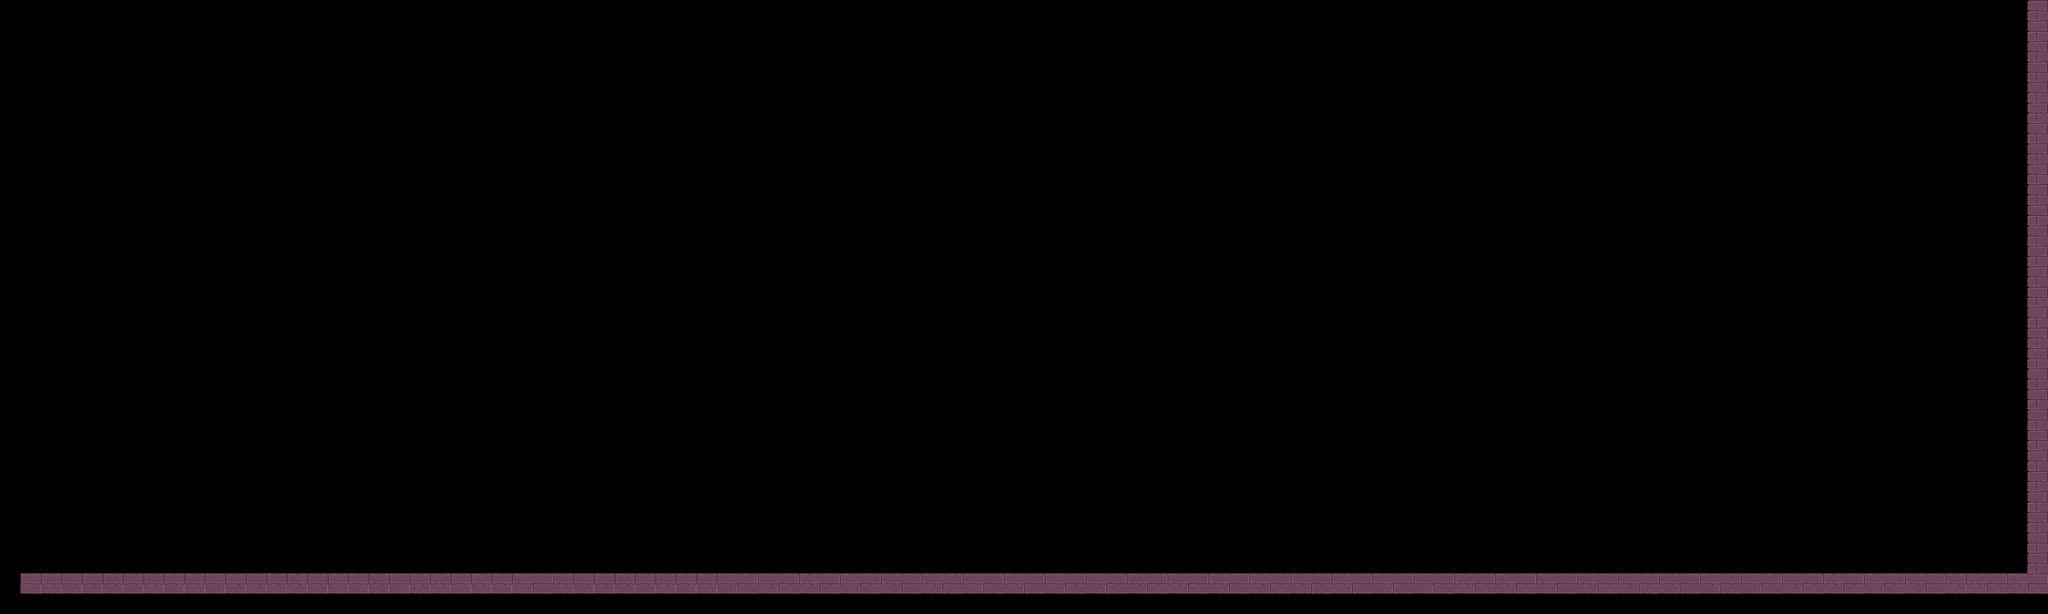

Below is a game level as drawn by its tile map, then a one-line description and the .tmx that defines it (tile-layer data replaced by summaries):
An orthogonal 100x30 tile map with 32x32 px tiles, 1 tile layer (platformer_tiles), 10 tilesets and 6 objects (ScrollingBackground, PlatformerObject, BasicGameObject, TilemapLayerObject, Image, ...).

<map version="1.0" tiledversion="2017.07.25" orientation="orthogonal" renderorder="right-down" width="100" height="30" tilewidth="32" tileheight="32" nextobjectid="43">
 <properties>
  <property name="atlas" value="image/game.atlas" />
 </properties>
 <tileset firstgid="1" name="back_up" tilewidth="84" tileheight="38" tilecount="1" columns="0">
  <grid orientation="orthogonal" width="1" height="1" />
  <tile id="0">
   <image width="84" height="38" source="../../input_assets/game/back_up.png" />
  </tile>
 </tileset>
 <tileset firstgid="2" name="bomb" tilewidth="58" tileheight="24" tilecount="1" columns="0">
  <grid orientation="orthogonal" width="1" height="1" />
  <tile id="0">
   <image width="58" height="24" source="../../input_assets/game/bomb.png" />
  </tile>
 </tileset>
 <tileset firstgid="3" name="buy_up" tilewidth="84" tileheight="38" tilecount="1" columns="0">
  <grid orientation="orthogonal" width="1" height="1" />
  <tile id="0">
   <image width="84" height="38" source="../../input_assets/game/buy_up.png" />
  </tile>
 </tileset>
 <tileset firstgid="4" name="exit_up" tilewidth="84" tileheight="38" tilecount="1" columns="0">
  <grid orientation="orthogonal" width="1" height="1" />
  <tile id="0">
   <image width="84" height="38" source="../../input_assets/game/exit_up.png" />
  </tile>
 </tileset>
 <tileset firstgid="5" name="play_up" tilewidth="84" tileheight="38" tilecount="1" columns="0">
  <grid orientation="orthogonal" width="1" height="1" />
  <tile id="0">
   <image width="84" height="38" source="../../input_assets/game/play_up.png" />
  </tile>
 </tileset>
 <tileset firstgid="6" name="shoes" tilewidth="65" tileheight="25" tilecount="1" columns="0">
  <grid orientation="orthogonal" width="1" height="1" />
  <tile id="0">
   <image width="65" height="25" source="../../input_assets/game/shoes.png" />
  </tile>
 </tileset>
 <tileset firstgid="7" name="upgrades" tilewidth="159" tileheight="34" tilecount="1" columns="0">
  <grid orientation="orthogonal" width="1" height="1" />
  <tile id="0">
   <image width="159" height="34" source="../../input_assets/game/upgrades.png" />
  </tile>
 </tileset>
 <tileset firstgid="8" name="SunsetTempleBackground" tilewidth="640" tileheight="360" tilecount="1" columns="0">
  <grid orientation="orthogonal" width="1" height="1" />
  <tile id="0">
   <image width="640" height="360" source="../../input_assets/game/SunsetTempleBackground.png" />
  </tile>
 </tileset>
 <tileset firstgid="9" name="player_walking_0" tilewidth="32" tileheight="32" tilecount="1" columns="0">
  <grid orientation="orthogonal" width="1" height="1" />
  <tile id="0">
   <image width="32" height="32" source="../../input_assets/game/player_walking_0.png" />
  </tile>
 </tileset>
 <tileset firstgid="10" name="TempleTIles" tilewidth="32" tileheight="32" tilecount="221" columns="17">
  <image source="../../input_assets/game/TempleTIles.png" width="544" height="416" />
  <tile id="76">
   <objectgroup draworder="index">
    <properties>
     <property name="solid" type="bool" value="true" />
    </properties>
   </objectgroup>
  </tile>
  <tile id="77">
   <objectgroup draworder="index">
    <properties>
     <property name="solid" type="bool" value="true" />
    </properties>
   </objectgroup>
  </tile>
  <tile id="78">
   <objectgroup draworder="index">
    <properties>
     <property name="solid" type="bool" value="true" />
    </properties>
   </objectgroup>
  </tile>
  <tile id="79">
   <objectgroup draworder="index">
    <properties>
     <property name="solid" type="bool" value="true" />
    </properties>
   </objectgroup>
  </tile>
  <tile id="80">
   <objectgroup draworder="index">
    <properties>
     <property name="solid" type="bool" value="true" />
    </properties>
   </objectgroup>
  </tile>
  <tile id="81">
   <objectgroup draworder="index">
    <properties>
     <property name="solid" type="bool" value="true" />
    </properties>
   </objectgroup>
  </tile>
  <tile id="82">
   <objectgroup draworder="index">
    <properties>
     <property name="solid" type="bool" value="true" />
    </properties>
   </objectgroup>
  </tile>
  <tile id="83">
   <objectgroup draworder="index">
    <properties>
     <property name="solid" type="bool" value="true" />
    </properties>
   </objectgroup>
  </tile>
  <tile id="102">
   <objectgroup draworder="index">
    <properties>
     <property name="solid" type="bool" value="true" />
     <property name="type" type="int" value="1" />
    </properties>
   </objectgroup>
  </tile>
  <tile id="103">
   <objectgroup draworder="index">
    <properties>
     <property name="solid" type="bool" value="true" />
    </properties>
   </objectgroup>
  </tile>
  <tile id="104">
   <objectgroup draworder="index">
    <properties>
     <property name="solid" type="bool" value="true" />
    </properties>
   </objectgroup>
  </tile>
  <tile id="105">
   <objectgroup draworder="index">
    <properties>
     <property name="solid" type="bool" value="true" />
    </properties>
   </objectgroup>
  </tile>
  <tile id="106">
   <objectgroup draworder="index">
    <properties>
     <property name="solid" type="bool" value="true" />
    </properties>
   </objectgroup>
  </tile>
  <tile id="107">
   <objectgroup draworder="index">
    <properties>
     <property name="solid" type="bool" value="true" />
    </properties>
   </objectgroup>
  </tile>
  <tile id="110">
   <objectgroup draworder="index">
    <properties>
     <property name="solid" type="bool" value="true" />
    </properties>
   </objectgroup>
  </tile>
  <tile id="111">
   <objectgroup draworder="index">
    <properties>
     <property name="solid" type="bool" value="true" />
    </properties>
   </objectgroup>
  </tile>
  <tile id="112">
   <objectgroup draworder="index">
    <properties>
     <property name="solid" type="bool" value="true" />
    </properties>
   </objectgroup>
  </tile>
  <tile id="113">
   <objectgroup draworder="index">
    <properties>
     <property name="solid" type="bool" value="true" />
    </properties>
   </objectgroup>
  </tile>
  <tile id="114">
   <objectgroup draworder="index">
    <properties>
     <property name="solid" type="bool" value="true" />
    </properties>
   </objectgroup>
  </tile>
  <tile id="115">
   <objectgroup draworder="index">
    <properties>
     <property name="solid" type="bool" value="true" />
    </properties>
   </objectgroup>
  </tile>
  <tile id="120">
   <objectgroup draworder="index">
    <properties>
     <property name="solid" type="bool" value="true" />
    </properties>
   </objectgroup>
  </tile>
  <tile id="121">
   <objectgroup draworder="index">
    <properties>
     <property name="solid" type="bool" value="true" />
    </properties>
   </objectgroup>
  </tile>
  <tile id="122">
   <objectgroup draworder="index">
    <properties>
     <property name="solid" type="bool" value="true" />
    </properties>
   </objectgroup>
  </tile>
  <tile id="123">
   <objectgroup draworder="index">
    <properties>
     <property name="solid" type="bool" value="true" />
    </properties>
   </objectgroup>
  </tile>
  <tile id="124">
   <objectgroup draworder="index">
    <properties>
     <property name="solid" type="bool" value="true" />
    </properties>
   </objectgroup>
  </tile>
  <tile id="127">
   <objectgroup draworder="index">
    <properties>
     <property name="solid" type="bool" value="true" />
    </properties>
   </objectgroup>
  </tile>
  <tile id="128">
   <objectgroup draworder="index">
    <properties>
     <property name="solid" type="bool" value="true" />
    </properties>
   </objectgroup>
  </tile>
  <tile id="129">
   <objectgroup draworder="index">
    <properties>
     <property name="solid" type="bool" value="true" />
    </properties>
   </objectgroup>
  </tile>
  <tile id="130">
   <objectgroup draworder="index">
    <properties>
     <property name="solid" type="bool" value="true" />
    </properties>
   </objectgroup>
  </tile>
  <tile id="131">
   <objectgroup draworder="index">
    <properties>
     <property name="solid" type="bool" value="true" />
    </properties>
   </objectgroup>
  </tile>
  <tile id="132">
   <objectgroup draworder="index">
    <properties>
     <property name="solid" type="bool" value="true" />
    </properties>
   </objectgroup>
  </tile>
  <tile id="136">
   <objectgroup draworder="index">
    <properties>
     <property name="solid" type="bool" value="true" />
    </properties>
   </objectgroup>
  </tile>
  <tile id="137">
   <objectgroup draworder="index">
    <properties>
     <property name="solid" type="bool" value="true" />
    </properties>
   </objectgroup>
  </tile>
  <tile id="138">
   <objectgroup draworder="index">
    <properties>
     <property name="solid" type="bool" value="true" />
    </properties>
   </objectgroup>
  </tile>
  <tile id="139">
   <objectgroup draworder="index">
    <properties>
     <property name="solid" type="bool" value="true" />
    </properties>
   </objectgroup>
  </tile>
  <tile id="140">
   <objectgroup draworder="index">
    <properties>
     <property name="solid" type="bool" value="true" />
    </properties>
   </objectgroup>
  </tile>
  <tile id="141">
   <objectgroup draworder="index">
    <properties>
     <property name="solid" type="bool" value="true" />
    </properties>
   </objectgroup>
  </tile>
  <tile id="153">
   <objectgroup draworder="index">
    <properties>
     <property name="solid" type="bool" value="true" />
    </properties>
   </objectgroup>
  </tile>
  <tile id="154">
   <objectgroup draworder="index">
    <properties>
     <property name="solid" type="bool" value="true" />
    </properties>
   </objectgroup>
  </tile>
  <tile id="155">
   <objectgroup draworder="index">
    <properties>
     <property name="solid" type="bool" value="true" />
    </properties>
   </objectgroup>
  </tile>
  <tile id="156">
   <objectgroup draworder="index">
    <properties>
     <property name="solid" type="bool" value="true" />
    </properties>
   </objectgroup>
  </tile>
  <tile id="157">
   <objectgroup draworder="index">
    <properties>
     <property name="solid" type="bool" value="true" />
    </properties>
   </objectgroup>
  </tile>
  <tile id="158">
   <objectgroup draworder="index">
    <properties>
     <property name="solid" type="bool" value="true" />
    </properties>
   </objectgroup>
  </tile>
  <tile id="170">
   <objectgroup draworder="index">
    <properties>
     <property name="solid" type="bool" value="true" />
    </properties>
   </objectgroup>
  </tile>
  <tile id="171">
   <objectgroup draworder="index">
    <properties>
     <property name="solid" type="bool" value="true" />
    </properties>
   </objectgroup>
  </tile>
  <tile id="172">
   <objectgroup draworder="index">
    <properties>
     <property name="solid" type="bool" value="true" />
    </properties>
   </objectgroup>
  </tile>
  <tile id="173">
   <objectgroup draworder="index">
    <properties>
     <property name="solid" type="bool" value="true" />
    </properties>
   </objectgroup>
  </tile>
  <tile id="174">
   <objectgroup draworder="index">
    <properties>
     <property name="solid" type="bool" value="true" />
    </properties>
   </objectgroup>
  </tile>
  <tile id="175">
   <objectgroup draworder="index">
    <properties>
     <property name="solid" type="bool" value="true" />
    </properties>
   </objectgroup>
  </tile>
  <tile id="187">
   <objectgroup draworder="index">
    <properties>
     <property name="solid" type="bool" value="true" />
    </properties>
   </objectgroup>
  </tile>
  <tile id="188">
   <objectgroup draworder="index">
    <properties>
     <property name="solid" type="bool" value="true" />
    </properties>
   </objectgroup>
  </tile>
  <tile id="189">
   <objectgroup draworder="index">
    <properties>
     <property name="solid" type="bool" value="true" />
    </properties>
   </objectgroup>
  </tile>
  <tile id="190">
   <objectgroup draworder="index">
    <properties>
     <property name="solid" type="bool" value="true" />
    </properties>
   </objectgroup>
  </tile>
  <tile id="191">
   <objectgroup draworder="index">
    <properties>
     <property name="solid" type="bool" value="true" />
    </properties>
   </objectgroup>
  </tile>
  <tile id="192">
   <objectgroup draworder="index">
    <properties>
     <property name="solid" type="bool" value="true" />
    </properties>
   </objectgroup>
  </tile>
 </tileset>
 <objectgroup name="background">
  <object id="39" name="cloud_background" type="ScrollingBackground" gid="8" x="-336" y="1104" width="1920" height="1056">
   <properties>
    <property name="image" value="SunsetTempleBackground" />
    <property name="repeat_horizontal" type="bool" value="true" />
    <property name="repeat_vertical" type="bool" value="false" />
    <property name="speed_horizontal" type="float" value="-50" />
   </properties>
  </object>
 </objectgroup>
 <objectgroup name="playground">
  <object id="40" name="player_1" type="PlatformerObject" gid="9" x="288" y="336" width="96" height="96" />
  <object id="41" name="object" type="BasicGameObject" x="384" y="480" width="96" height="96">
   <properties>
    <property name="sprite" value="windowbackground" />
   </properties>
  </object>
  <object id="42" name="platformer_tiles" type="TilemapLayerObject" x="0" y="928" width="32" height="32">
   <properties>
    <property name="tile_layer" value="platformer_tiles" />
   </properties>
  </object>
 </objectgroup>
 <layer name="platformer_tiles" width="100" height="30">
  <data>[3000 cells, 127 non-empty, 8 distinct tile ids]</data>
 </layer>
 <objectgroup name="foreground" />
 <objectgroup name="uiground">
  <object id="28" name="bomb" type="Image" gid="2" x="528" y="384" width="288" height="120">
   <properties>
    <property name="image" value="bomb" />
   </properties>
  </object>
 </objectgroup>
 <objectgroup name="preload" locked="1">
  <object id="1" name="ScreenSize" type="Viewport" x="0" y="240" width="1280" height="720" />
 </objectgroup>
</map>
